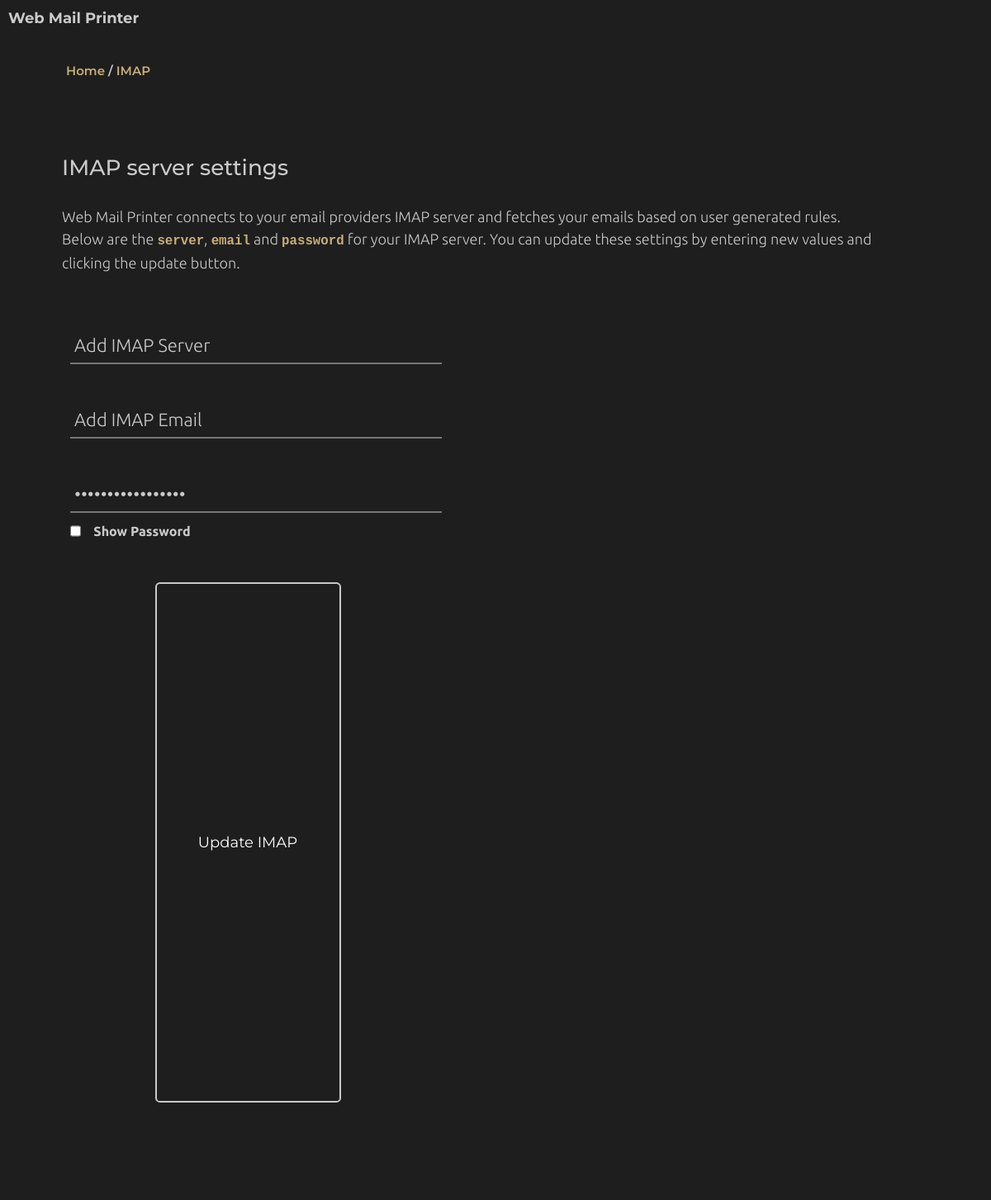
The app's page /imap with its own data.
### tables this page shows
CREATE TABLE "global_variables" (
	"vid"	INTEGER NOT NULL UNIQUE,
	"variable_name"	TEXT NOT NULL,
	"variable_value"	TEXT NOT NULL,
	PRIMARY KEY("vid" AUTOINCREMENT)
);

### hoster.py (the view)
@app.route('/imap')
def imap():
    conn = sqlite3.connect('./webmailserver.db')
    c = conn.cursor()
    iss = list(c.execute("SELECT variable_value FROM localPVMdesc WHERE lid=1"))[0][0]
    isa = list(c.execute("SELECT variable_value FROM global_variables WHERE vid=5"))[0][0]
    ise = list(c.execute("SELECT variable_value FROM global_variables WHERE vid=1"))[0][0]
    isp = decrypt(list(c.execute("SELECT variable_value FROM global_variables WHERE vid=2"))[0][0])
    css = list(c.execute("SELECT variable_value FROM user_generated_frontend_preview WHERE uid=1"))[0][0]
    return render_template(
        './imap.html',
        iss=iss,
        isa=isa,
        ise=ise,
        isp=isp,
        css=css,
        page_name="imap",
    )

### hoster.py (called while the page is built)
def decrypt(password):
    conn = sqlite3.connect('./webmailserver.db')
    c = conn.cursor()
    get_key_cmd = 'SELECT variable_value FROM global_variables where vid=15'
    key = bytes(list(c.execute(get_key_cmd))[0][0], "utf-8")
    suit = Fernet(key)
    user_password = str(suit.decrypt(bytes(password, "utf-8")), "utf-8")
    return user_password

### templates/imap.html (shortened to what this page needs)
{% extends 'base.html' %}
{% block bcpage %}IMAP{% endblock bcpage %}
{% block content %}
<body>
  <div class="intro">
    <h3>IMAP server settings</h3>
    <br>
    <p class="intro-desc">
    Web Mail Printer connects to your email providers IMAP server and fetches your emails based on user generated rules.<br>
    Below are the <code>server</code>, <code>email</code> and <code>password</code> for your IMAP server. You can update these settings by entering new values and clicking the update button.
    <br><br>
    </p>
    <br>
    <div class="form-cnt">
      <div class="address-cnt">
        <input type="text" class="address-input" id="add-inp" placeholder="IMAP Server Address" value="{{isa}}">
      </div>
      <br><br>
      <div class="email-cnt">
        <input type="text" class="mail-input" id="mail-inp" placeholder="IMAP Server Email" value="{{ise}}">
      </div>
      <br><br>
      <div class="password-cnt">
        <input class="password-input" type="password" value="{{isp}}" id="password-input" placeholder="IMAP Password"><br>
        <label class="show-pass-cnt">
          <input type="checkbox" id="show-password-checkbox">&nbsp;&nbsp;&nbsp;
          Show Password
        </label>
      </div>
      <br><br>
      <button class="btn btn-success update-imap-btn" id="upd-imap-btn">Update IMAP</button>
    </div>
    <br><br><br><br>
  </div>
</body>
{% endblock content %}

### records on screen
global_variables: variable_value "Add IMAP Server"
global_variables: variable_value "Add IMAP Email"
